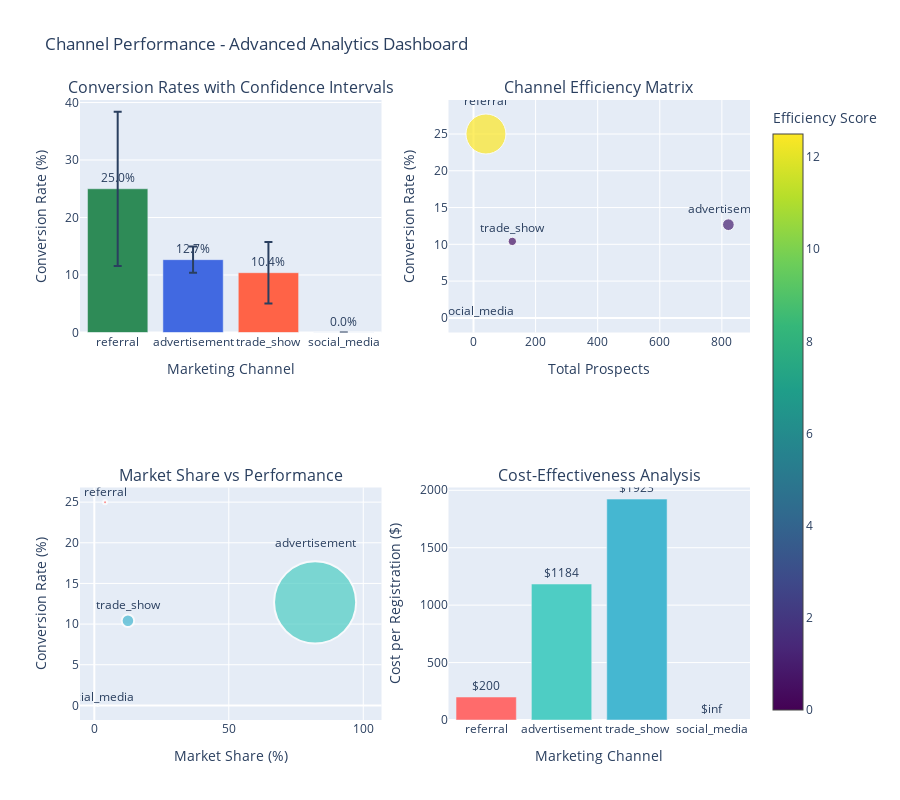

Notebook code for this chart:
### Code cell
# Create advanced channel performance visualization
fig = make_subplots(
    rows=2, cols=2,
    subplot_titles=[
        'Conversion Rates with Confidence Intervals',
        'Channel Efficiency Matrix',
        'Market Share vs Performance',
        'Cost-Effectiveness Analysis'
    ],
    specs=[[{"type": "bar"}, {"type": "scatter"}],
           [{"type": "scatter"}, {"type": "bar"}]]
)

# 1. Conversion rates with confidence intervals
fig.add_trace(
    go.Bar(
        x=channel_metrics.index,
        y=channel_metrics['conversion_rate'],
        error_y=dict(
            type='data',
            array=channel_metrics['ci_upper'] - channel_metrics['conversion_rate'],
            arrayminus=channel_metrics['conversion_rate'] - channel_metrics['ci_lower']
        ),
        marker_color=['#2E8B57', '#4169E1', '#FF6347', '#FFD700'],
        text=[f'{rate:.1f}%' for rate in channel_metrics['conversion_rate']],
        textposition='outside'
    ),
    row=1, col=1
)

# 2. Channel efficiency matrix (prospects vs conversion rate)
fig.add_trace(
    go.Scatter(
        x=channel_metrics['total_prospects'],
        y=channel_metrics['conversion_rate'],
        mode='markers+text',
        text=channel_metrics.index,
        textposition='top center',
        marker=dict(
            size=channel_metrics['efficiency_score'],
            sizemode='area',
            sizeref=2.*max(channel_metrics['efficiency_score'])/(40.**2),
            sizemin=4,
            color=channel_metrics['efficiency_score'],
            colorscale='Viridis',
            showscale=True,
            colorbar=dict(title="Efficiency Score")
        )
    ),
    row=1, col=2
)

# 3. Market share vs performance
fig.add_trace(
    go.Scatter(
        x=channel_metrics['market_share'],
        y=channel_metrics['conversion_rate'],
        mode='markers+text',
        text=channel_metrics.index,
        textposition='top center',
        marker=dict(
            size=channel_metrics['total_prospects'] / 10,
            color=['#FF6B6B', '#4ECDC4', '#45B7D1', '#96CEB4'],
            line=dict(width=2, color='white')
        )
    ),
    row=2, col=1
)

# 4. Cost-effectiveness analysis
fig.add_trace(
    go.Bar(
        x=channel_metrics.index,
        y=channel_metrics['cost_per_registration'],
        marker_color=['#FF6B6B', '#4ECDC4', '#45B7D1', '#96CEB4'],
        text=[f'${cost:.0f}' for cost in channel_metrics['cost_per_registration']],
        textposition='outside'
    ),
    row=2, col=2
)

fig.update_layout(
    title_text="Channel Performance - Advanced Analytics Dashboard",
    height=800,
    showlegend=False
)

fig.update_xaxes(title_text="Marketing Channel", row=1, col=1)
fig.update_yaxes(title_text="Conversion Rate (%)", row=1, col=1)
fig.update_xaxes(title_text="Total Prospects", row=1, col=2)
fig.update_yaxes(title_text="Conversion Rate (%)", row=1, col=2)
fig.update_xaxes(title_text="Market Share (%)", row=2, col=1)
fig.update_yaxes(title_text="Conversion Rate (%)", row=2, col=1)
fig.update_xaxes(title_text="Marketing Channel", row=2, col=2)
fig.update_yaxes(title_text="Cost per Registration ($)", row=2, col=2)

fig.show()

# Channel optimization recommendations
best_channel = channel_results['summary_stats']['best_channel']
worst_channel = channel_results['summary_stats']['worst_channel']
best_rate = channel_metrics.loc[best_channel, 'conversion_rate']
worst_rate = channel_metrics.loc[worst_channel, 'conversion_rate']
reallocation_impact = (best_rate - worst_rate) / 100 * channel_metrics.loc[worst_channel, 'total_prospects']

print(f"\n💡 CHANNEL OPTIMIZATION RECOMMENDATIONS:")
print(f"  1. BUDGET REALLOCATION: Shift resources from {worst_channel} to {best_channel}")
print(f"     → Potential impact: +{reallocation_impact:.0f} additional registrations")
print(f"     → Revenue impact: +${reallocation_impact * 5000:,.0f}")
print(f"  2. EFFICIENCY FOCUS: Prioritize {channel_results['summary_stats']['most_efficient']} for cost-effectiveness")
print(f"  3. TESTING STRATEGY: A/B test messaging between statistically different channels")

### Figure 1 — Plotly figure (JSON) as saved in the notebook; plotly's stock layout.template omitted (floating-point values rounded to 4 significant figures)
{"data": [{"error_y": {"array": [13.42, 2.273, 5.351, 0.0], "arrayminus": [13.42, 2.278, 5.351, 0.0], "type": "data"}, "marker": {"color": ["#2E8B57", "#4169E1", "#FF6347", "#FFD700"]}, "text": ["25.0%", "12.7%", "10.4%", "0.0%"], "textposition": "outside", "type": "bar", "x": ["referral", "advertisement", "trade_show", "social_media"], "xaxis": "x", "y": [25.0, 12.67, 10.4, 0.0], "yaxis": "y"}, {"marker": {"color": [12.5, 1.07, 0.54, 0.0], "colorbar": {"title": {"text": "Efficiency Score"}}, "colorscale": [[0, "#440154"], [0.1111, "#482878"], [0.2222, "#3e4989"], [0.3333, "#31688e"], [0.4444, "#26828e"], [0.5556, "#1f9e89"], [0.6667, "#35b779"], [0.7778, "#6ece58"], [0.8889, "#b5de2b"], [1, "#fde725"]], "showscale": true, "size": [12.5, 1.07, 0.54, 0.0], "sizemin": 4, "sizemode": "area", "sizeref": 0.01562}, "mode": "markers+text", "text": ["referral", "advertisement", "trade_show", "social_media"], "textposition": "top center", "type": "scatter", "x": [40, 821, 125, 14], "xaxis": "x2", "y": [25.0, 12.67, 10.4, 0.0], "yaxis": "y2"}, {"marker": {"color": ["#FF6B6B", "#4ECDC4", "#45B7D1", "#96CEB4"], "line": {"color": "white", "width": 2}, "size": [4.0, 82.1, 12.5, 1.4]}, "mode": "markers+text", "text": ["referral", "advertisement", "trade_show", "social_media"], "textposition": "top center", "type": "scatter", "x": [4.0, 82.1, 12.5, 1.4], "xaxis": "x3", "y": [25.0, 12.67, 10.4, 0.0], "yaxis": "y3"}, {"marker": {"color": ["#FF6B6B", "#4ECDC4", "#45B7D1", "#96CEB4"]}, "text": ["$200", "$1184", "$1923", "$inf"], "textposition": "outside", "type": "bar", "x": ["referral", "advertisement", "trade_show", "social_media"], "xaxis": "x4", "y": [200.0, 1184.0, 1923.0, Infinity], "yaxis": "y4"}], "layout": {"annotations": [{"font": {"size": 16}, "showarrow": false, "text": "Conversion Rates with Confidence Intervals", "x": 0.225, "xanchor": "center", "xref": "paper", "y": 1, "yanchor": "bottom", "yref": "paper"}, {"font": {"size": 16}, "showarrow": false, "text": "Channel Efficiency Matrix", "x": 0.775, "xanchor": "center", "xref": "paper", "y": 1, "yanchor": "bottom", "yref": "paper"}, {"font": {"size": 16}, "showarrow": false, "text": "Market Share vs Performance", "x": 0.225, "xanchor": "center", "xref": "paper", "y": 0.375, "yanchor": "bottom", "yref": "paper"}, {"font": {"size": 16}, "showarrow": false, "text": "Cost-Effectiveness Analysis", "x": 0.775, "xanchor": "center", "xref": "paper", "y": 0.375, "yanchor": "bottom", "yref": "paper"}], "height": 800, "showlegend": false, "title": {"text": "Channel Performance - Advanced Analytics Dashboard"}, "xaxis": {"anchor": "y", "domain": [0, 0.45], "title": {"text": "Marketing Channel"}}, "xaxis2": {"anchor": "y2", "domain": [0.55, 1], "title": {"text": "Total Prospects"}}, "xaxis3": {"anchor": "y3", "domain": [0, 0.45], "title": {"text": "Market Share (%)"}}, "xaxis4": {"anchor": "y4", "domain": [0.55, 1], "title": {"text": "Marketing Channel"}}, "yaxis": {"anchor": "x", "domain": [0.625, 1], "title": {"text": "Conversion Rate (%)"}}, "yaxis2": {"anchor": "x2", "domain": [0.625, 1], "title": {"text": "Conversion Rate (%)"}}, "yaxis3": {"anchor": "x3", "domain": [0, 0.375], "title": {"text": "Conversion Rate (%)"}}, "yaxis4": {"anchor": "x4", "domain": [0, 0.375], "title": {"text": "Cost per Registration ($)"}}}}
